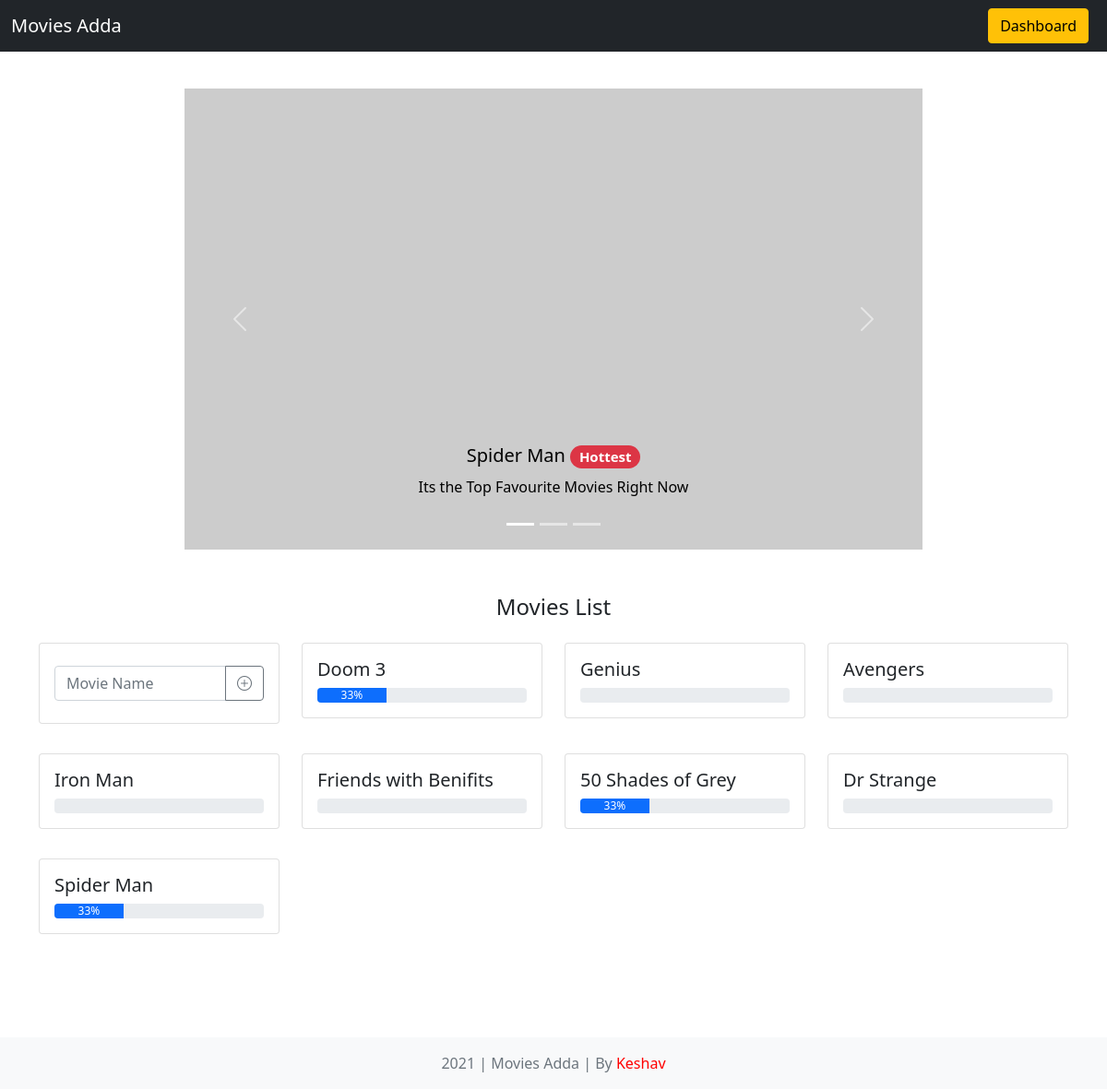
Screenshot of / (signed in) with the database file from the repository.
### Home/models.py (models this page shows, shortened)
class Movies(models.Model):
    name = models.CharField(default='Unknown', max_length=50)
    rate = models.IntegerField(default=50, validators=[MinValueValidator(0), MaxValueValidator(100)])

### Home/views.py (the view)
# urls.py: 2. Add a URL to urlpatterns:  path('', views.home, name='home')
def home(request):
    if request.method == 'POST':
        mn = request.POST.get('mn')
        Movies.objects.create(name=mn)
    context = {}
    movies = Movies.objects.all()
    mr = [0,0,0]
    mn = ['', '', '']
    for movie in movies:
        fav = len(FavMovies.objects.filter(name = movie.id))
        movie.rate = int((fav/len(User.objects.all()))*100)
        if movie.rate > mr[0]:
            mr[2] = mr[1]
            mn[2] = mn[1]
            mr[1] = mr[0]
            mn[1] = mn[0]
            mr[0] = movie.rate
            mn[0] = movie.name
        elif movie.rate > mr[1]:
            mr[2] = mr[1]
            mn[2] = mn[1]
            mr[1] = movie.rate
            mn[1] = movie.name
        elif movie.rate > mr[2]:
            mr[2] = movie.rate
            mn[2] = movie.name
        movie.save()
    context['Movies'] = reversed(movies)
    context['featured'] = {'1': mn[0], '2': mn[1], '3': mn[2]}
    if request.user.is_authenticated:
        context['user_logged'] = True
    return render(request, 'home.html', context)

### templates/home.html (shortened to what this page needs)
<!doctype html>
<html lang="en">
<head>
    <link href="https://cdn.jsdelivr.net/npm/bootstrap@5.1.3/dist/css/bootstrap.min.css" rel="stylesheet"
>
    <link rel="stylesheet" href="https://cdn.jsdelivr.net/npm/bootstrap-icons@1.7.2/font/bootstrap-icons.css">
</head>
<body class="d-flex flex-column h-100">
    <header>
        <nav class="navbar navbar-expand-md navbar-dark fixed-top bg-dark">
            <div class="container-fluid">
                <a class="navbar-brand" href="/">Movies Adda</a>
                {% if user_logged %}
                <form class="d-flex" action='/dashboard/'>
                    <button class="btn btn-warning mx-2" type="submit">Dashboard</button>
                </form>
                {% else %}
                <form class="d-flex" action='/register/'>
                    <button class="btn btn-success mx-2" type="button" data-bs-toggle="modal"
                        data-bs-target="#loginModal">Login</button>
                    <button class="btn btn-danger mx-2" type="submit">Register</button>
                </form>
                {% endif %}
            </div>
        </nav>
    </header>
    <main class="container-fluid my-5">
        <div class="container-fluid d-flex justify-content-center my-5">
            {% if featured %}
            <div id="featuredMovies" class="carousel slide" data-bs-ride="carousel">
                <div class="carousel-indicators">
                    <button type="button" data-bs-target="#featuredMovies" data-bs-slide-to="0" class="active"
                        aria-current="true" aria-label="Slide 1"></button>
                    <button type="button" data-bs-target="#featuredMovies" data-bs-slide-to="1"
                        aria-label="Slide 2"></button>
                    <button type="button" data-bs-target="#featuredMovies" data-bs-slide-to="2"
                        aria-label="Slide 3"></button>
                </div>
                <div style="height: 500px; width: 800px;" class="carousel-inner">
                    <div class="carousel-item active">
                        <img height="500px" width="800px" id="fi1" src="https://via.placeholder.com/800x500?text=First+Movie+on+the+List"
                            class="d-block w-100" alt="featured">
                        <div class="carousel-caption d-none d-md-block" style="color: black;">
                            <h5>{{featured.1}} <span class="badge rounded-pill bg-danger">Hottest</span></h5>
                            <p>Its the Top Favourite Movies Right Now</p>
                        </div>
                    </div>
                </div>
                <button class="carousel-control-prev" type="button" data-bs-target="#featuredMovies"
                    data-bs-slide="prev">
                    <span class="carousel-control-prev-icon" aria-hidden="true"></span>
                </button>
                <button class="carousel-control-next" type="button" data-bs-target="#featuredMovies"
                    data-bs-slide="next">
                    <span class="carousel-control-next-icon" aria-hidden="true"></span>
                </button>
            </div>
            {% endif %}
        </div>
        <div class="container my-5">
            <h4 class='text-center mt-5'>Movies List</h4>
            <div class="row">
                <div class="col-sm-6 col-md-4 col-lg-3 my-3">
                    <div class="card">
                        <div class="card-body">
                            <form method="post">
                                <div class="input-group py-2">
                                    <input type="text" class="form-control" placeholder="Movie Name" name='mn' required>
                                    <button class="btn btn-outline-secondary" type="submit" data-bs-toggle="tooltip"
                                        data-bs-placement="top" title="Add a New Movie"><i
                                            class="bi bi-plus-circle"></i></button>
                                </div>
                            </form>
                        </div>
                    </div>
                </div>
                {% if Movies %}
                {% for movie in Movies %}
                <div class="col-sm-6 col-md-4 col-lg-3 my-3">
                    <div class="card">
                        <div class="card-body">
                            <h5 class="card-title">{{movie.name}}</h5>
                            <div class="progress">
                                <div class="progress-bar" role="progressbar" style="width: {{movie.rate}}%;"
                                    aria-valuenow="{{movie.rate}}" aria-valuemin="0" aria-valuemax="100">{{movie.rate}}%
                                </div>
                            </div>
                        </div>
                    </div>
                </div>
                {% endfor %}
                {% endif %}
            </div>
    </main>
    <footer class="footer text-center mt-auto py-3 bg-light">
        <div class="container">
            <span class="text-muted">2021 | Movies Adda | By <a style="color: red; text-decoration: none;"
                    href="https://keshav.csegeeks.com">Keshav</a></span>
        </div>
    </footer>
</body>
</html>

### rows the page displays
Movies: name "Spider Man", rate "33"
Movies: name "Doom 3", rate "33"
Movies: name "Genius"
Movies: name "Avengers"
Movies: name "Iron Man"
Movies: name "Friends with Benifits"
Movies: name "50 Shades of Grey", rate "33"
Movies: name "Dr Strange"
